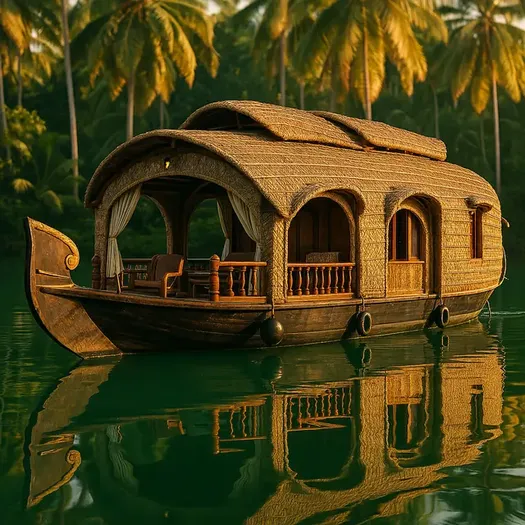
#> input picture houseboat/pic1-640.webp, 525 x 525 px, shrunk from 640 x 640 before the run; its folder holds 4 pictures in this run; the run also reads 1 picture not shown here
$ python strip_metadata.py ../houseboat/pic1-640.webp
#> lines starting #> are read from the running program, lines starting #| are printed output that depends on the picture
"""Remove embedded metadata (EXIF, XMP, content credentials, text chunks) from site images.

PNG and JPEG sources are re-saved with their pixels only. Run before compress_images.py:
    python scripts/strip_metadata.py
Then verify:
    python scripts/strip_metadata.py --check
"""
import sys
from pathlib import Path

from PIL import Image

ROOT = Path(__file__).resolve().parent.parent
DIRS = [ROOT, ROOT / "houseboat"]
MARKERS = (b"c2pa", b"jumb", b"caBX", b"trainedAlgorithmicMedia", b"Content Credentials", b"OpenAI", b"DigitalSourceType")


def images():
    for d in DIRS:
        for p in sorted(d.iterdir()):
            if p.suffix.lower() in (".png", ".jpg", ".jpeg", ".webp"):
                yield p


def has_markers(path):
    data = path.read_bytes()
    return [m.decode() for m in MARKERS if m in data]


def strip(path):
    if not has_markers(path) and not Image.open(path).info:
        return False
    im = Image.open(path)
#> im is the input picture: PIL image 525x525 RGB; mean R, G, B 71.7, 64.8, 23.1
    im.load()
    clean = Image.new(im.mode, im.size)
#> clean: PIL image 525x525 RGB; every value is 0
    clean.putdata(list(im.getdata()))
    if path.suffix.lower() == ".png":
        clean.save(path, "PNG", optimize=True)
    elif path.suffix.lower() in (".jpg", ".jpeg"):
        clean.save(path, "JPEG", quality=95, optimize=True)
    else:
        clean.save(path, "WEBP", quality=90, method=6)
    return True


def main():
    if "--check" in sys.argv:
        dirty = [(p.relative_to(ROOT).as_posix(), has_markers(p)) for p in images() if has_markers(p)]
        for name, found in dirty:
            print("still tagged:", name, found)
        print("clean" if not dirty else f"{len(dirty)} files still carry metadata")
        return
    changed = [p.relative_to(ROOT).as_posix() for p in images() if strip(p)]
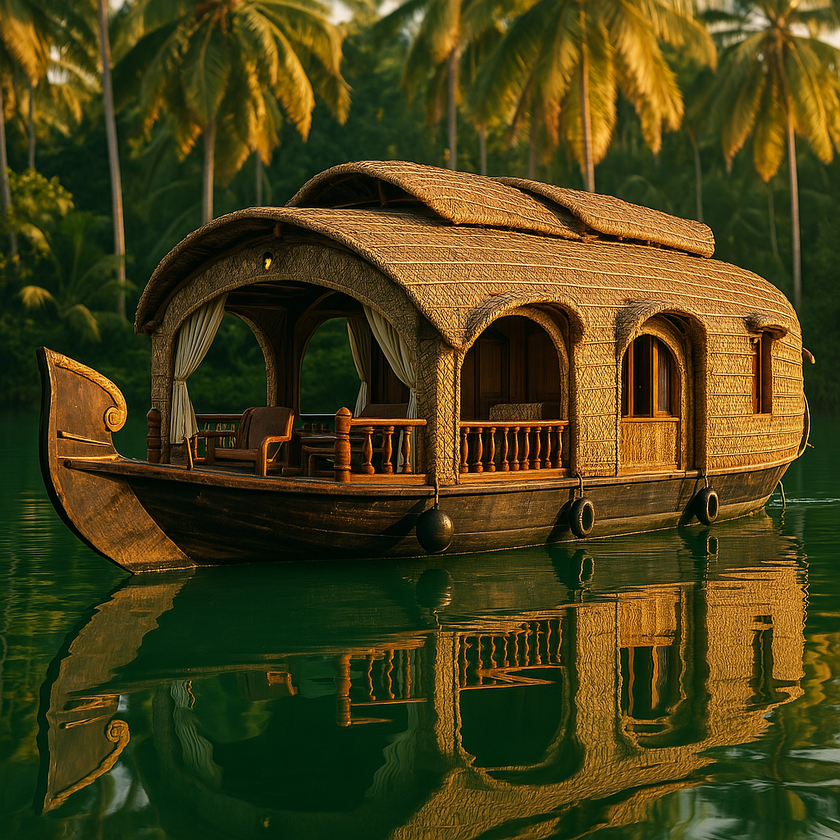
#> input picture houseboat/pic1.png, 840 x 840 px, shrunk from 1024 x 1024 before the run
#> in strip (call 3), `clean = Image.new(im.mode, im.size)`: clean: PIL image 840x840 RGB; every value is 0
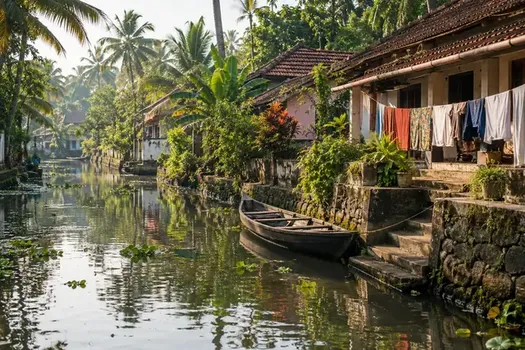
#> input picture houseboat/pic10-640.webp, 525 x 350 px, shrunk from 640 x 427 before the run
#> in strip, im is the input picture: PIL image 525x350 RGB; mean R, G, B 107.8, 103, 79.2
#> in strip (call 4), `clean = Image.new(im.mode, im.size)`: clean: PIL image 525x350 RGB; every value is 0
    print(f"stripped {len(changed)} files")


if __name__ == "__main__":
    main()
